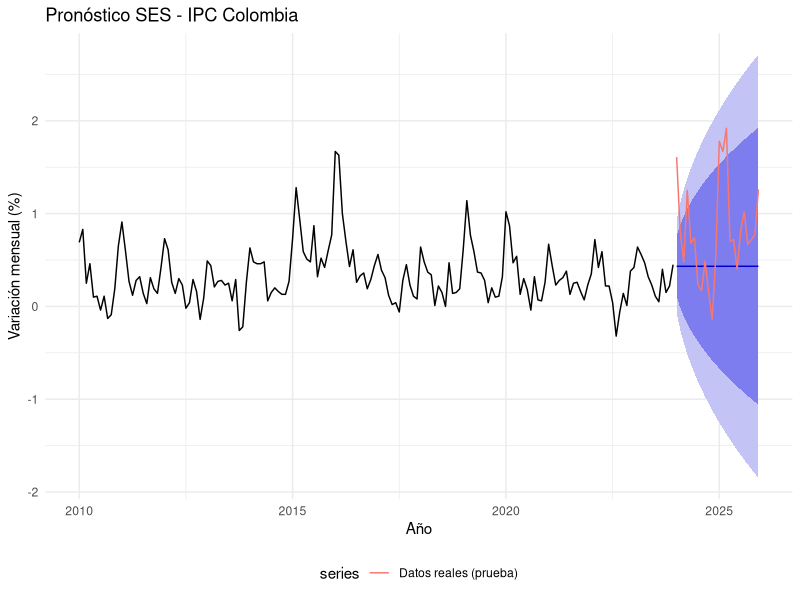
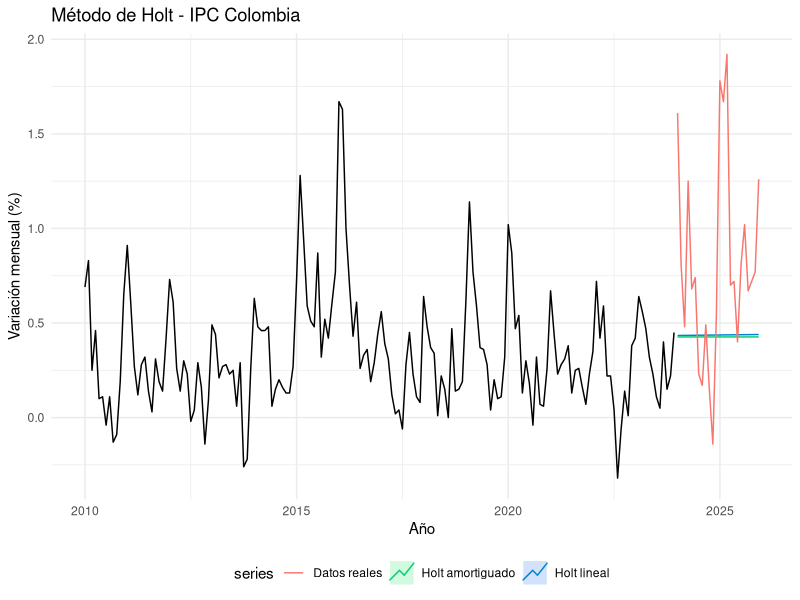
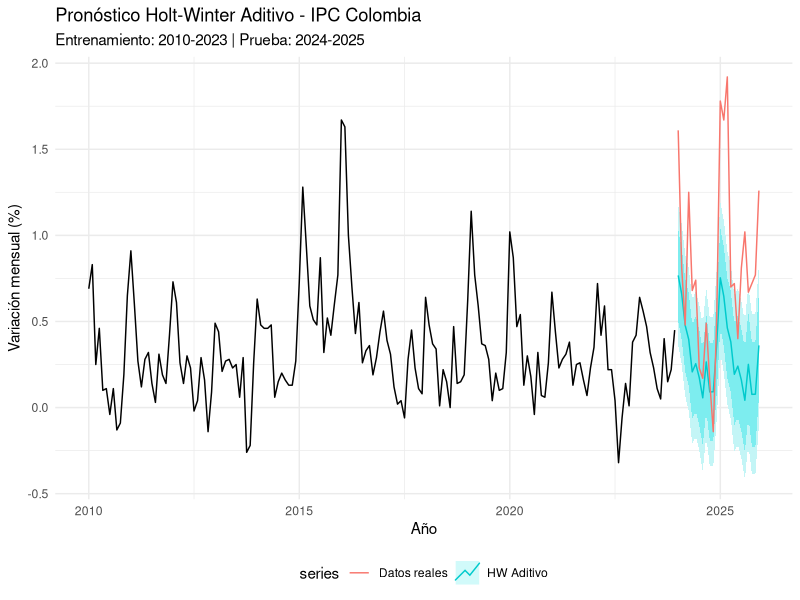

Write the R code that produced these figures, in order. (Note: this script raises an error after producing the figures.)
## ---- chunk 1
library(forecast)
library(ggplot2)
library(zoo)

# Datos: Variación mensual del IPC Colombia (2010-2025)
ipc_data <- c(
  0.69, 0.83, 0.25, 0.46, 0.10, 0.11, -0.04, 0.11, -0.13, -0.09, 0.19, 0.65,
  0.91, 0.60, 0.27, 0.12, 0.28, 0.32, 0.14, 0.03, 0.31, 0.19, 0.14, 0.42,
  0.73, 0.61, 0.26, 0.14, 0.30, 0.23, -0.02, 0.04, 0.29, 0.16, -0.14, 0.09,
  0.49, 0.44, 0.21, 0.27, 0.28, 0.23, 0.25, 0.06, 0.29, -0.26, -0.22, 0.26,
  0.63, 0.48, 0.46, 0.46, 0.48, 0.06, 0.15, 0.20, 0.16, 0.13, 0.13, 0.27,
  0.73, 1.28, 0.94, 0.59, 0.51, 0.48, 0.87, 0.32, 0.52, 0.42, 0.60, 0.77,
  1.67, 1.63, 1.00, 0.70, 0.43, 0.61, 0.26, 0.33, 0.36, 0.19, 0.29, 0.44,
  0.56, 0.39, 0.31, 0.12, 0.02, 0.04, -0.06, 0.28, 0.45, 0.23, 0.11, 0.08,
  0.64, 0.48, 0.37, 0.34, 0.01, 0.22, 0.15, 0.00, 0.47, 0.14, 0.15, 0.19,
  0.62, 1.14, 0.77, 0.59, 0.37, 0.36, 0.28, 0.04, 0.20, 0.10, 0.11, 0.32,
  1.02, 0.87, 0.47, 0.54, 0.13, 0.30, 0.18, -0.04, 0.32, 0.07, 0.06, 0.26,
  0.67, 0.44, 0.23, 0.28, 0.31, 0.38, 0.13, 0.25, 0.26, 0.16, 0.07, 0.23,
  0.35, 0.72, 0.42, 0.59, 0.22, 0.22, 0.04, -0.32, -0.06, 0.14, 0.01, 0.38,
  0.42, 0.64, 0.56, 0.47, 0.32, 0.23, 0.11, 0.05, 0.40, 0.15, 0.22, 0.45,
  1.61, 0.81, 0.48, 1.25, 0.68, 0.74, 0.23, 0.17, 0.49, 0.15, -0.14, 0.54,
  1.78, 1.67, 1.92, 0.70, 0.72, 0.40, 0.81, 1.02, 0.67, 0.72, 0.77, 1.26
)

ipc_ts <- ts(ipc_data, start = c(2010, 1), frequency = 12)
## ---- chunk 2
# Separar en entrenamiento y prueba
ipc_train <- window(ipc_ts, end = c(2023, 12))
ipc_test  <- window(ipc_ts, start = c(2024, 1))

cat("Observaciones de entrenamiento:", length(ipc_train), "\n")
cat("Observaciones de prueba:", length(ipc_test), "\n")
cat("Período de prueba: Enero 2024 - Diciembre 2025\n")
## ---- chunk 3
# Ajustar SES con optimización automática de alpha
ses_model <- ses(ipc_train, h = 24)

cat("Parámetro óptimo:\n")
cat("  alpha =", round(ses_model$model$par["alpha"], 4), "\n\n")
cat("Criterios de información:\n")
cat("  AIC  =", round(ses_model$model$aic, 2), "\n")
cat("  AICc =", round(ses_model$model$aicc, 2), "\n")
cat("  BIC  =", round(ses_model$model$bic, 2), "\n")
## ---- chunk 4
autoplot(ses_model) +
  autolayer(ipc_test, series = "Datos reales (prueba)") +
  labs(title = "Pronóstico SES - IPC Colombia",
       x = "Año", y = "Variación mensual (%)") +
  theme_minimal() +
  theme(legend.position = "bottom")
## ---- chunk 5
# Ajustar método de Holt con tendencia lineal
holt_model <- holt(ipc_train, h = 24)

cat("Parámetros óptimos:\n")
cat("  alpha =", round(holt_model$model$par["alpha"], 4), "\n")
cat("  beta  =", round(holt_model$model$par["beta"], 4), "\n\n")
cat("Criterios de información:\n")
cat("  AIC  =", round(holt_model$model$aic, 2), "\n")
cat("  AICc =", round(holt_model$model$aicc, 2), "\n")
cat("  BIC  =", round(holt_model$model$bic, 2), "\n")
## ---- chunk 6
# También probamos Holt con tendencia amortiguada (damped)
holt_damped <- holt(ipc_train, h = 24, damped = TRUE)

cat("\nHolt con tendencia amortiguada:\n")
cat("  alpha =", round(holt_damped$model$par["alpha"], 4), "\n")
cat("  beta  =", round(holt_damped$model$par["beta"], 4), "\n")
cat("  phi   =", round(holt_damped$model$par["phi"], 4), "\n")
cat("  AICc  =", round(holt_damped$model$aicc, 2), "\n")
## ---- chunk 7
autoplot(ipc_train) +
  autolayer(holt_model, series = "Holt lineal", PI = FALSE) +
  autolayer(holt_damped, series = "Holt amortiguado", PI = FALSE) +
  autolayer(ipc_test, series = "Datos reales") +
  labs(title = "Método de Holt - IPC Colombia",
       x = "Año", y = "Variación mensual (%)") +
  theme_minimal() +
  theme(legend.position = "bottom")
## ---- chunk 8
# Holt-Winter Aditivo
hw_add <- hw(ipc_train, seasonal = "additive", h = 24)

cat("=== Holt-Winter Aditivo ===\n\n")
cat("Parámetros óptimos:\n")
cat("  alpha (nivel)         =", round(hw_add$model$par["alpha"], 4), "\n")
cat("  beta  (tendencia)     =", round(hw_add$model$par["beta"], 4), "\n")
cat("  gamma (estacionalidad)=", round(hw_add$model$par["gamma"], 4), "\n\n")
cat("Criterios de información:\n")
cat("  AIC  =", round(hw_add$model$aic, 2), "\n")
cat("  AICc =", round(hw_add$model$aicc, 2), "\n")
cat("  BIC  =", round(hw_add$model$bic, 2), "\n")
## ---- chunk 9
# Holt-Winter Multiplicativo
# Nota: Requiere que todos los valores sean positivos
# Desplazamos la serie sumando una constante
ipc_train_pos <- ipc_train + abs(min(ipc_train)) + 0.5
ipc_test_pos  <- ipc_test + abs(min(ipc_train)) + 0.5

hw_mult <- hw(ipc_train_pos, seasonal = "multiplicative", h = 24)

cat("=== Holt-Winter Multiplicativo ===\n\n")
cat("Nota: Serie desplazada (+", round(abs(min(ipc_train)) + 0.5, 2), 
    ") para evitar valores negativos.\n\n")
cat("Parámetros óptimos:\n")
cat("  alpha (nivel)         =", round(hw_mult$model$par["alpha"], 4), "\n")
cat("  beta  (tendencia)     =", round(hw_mult$model$par["beta"], 4), "\n")
cat("  gamma (estacionalidad)=", round(hw_mult$model$par["gamma"], 4), "\n\n")
cat("Criterios de información:\n")
cat("  AICc =", round(hw_mult$model$aicc, 2), "\n")
## ---- chunk 10
autoplot(ipc_train) +
  autolayer(hw_add, series = "HW Aditivo", PI = TRUE) +
  autolayer(ipc_test, series = "Datos reales") +
  labs(title = "Pronóstico Holt-Winter Aditivo - IPC Colombia",
       subtitle = "Entrenamiento: 2010-2023 | Prueba: 2024-2025",
       x = "Año", y = "Variación mensual (%)") +
  theme_minimal() +
  theme(legend.position = "bottom")
## ---- chunk 11
# Holt-Winter Aditivo con tendencia amortiguada
hw_add_damped <- hw(ipc_train, seasonal = "additive", damped = TRUE, h = 24)

cat("=== Holt-Winter Aditivo Amortiguado ===\n\n")
cat("Parámetros óptimos:\n")
cat("  alpha =", round(hw_add_damped$model$par["alpha"], 4), "\n")
cat("  beta  =", round(hw_add_damped$model$par["beta"], 4), "\n")
cat("  gamma =", round(hw_add_damped$model$par["gamma"], 4), "\n")
cat("  phi   =", round(hw_add_damped$model$par["phi"], 4), "\n\n")
cat("  AICc  =", round(hw_add_damped$model$aicc, 2), "\n")
## ---- chunk 12
# Extraer y visualizar los estados del modelo
plot(hw_add$model, main = "Componentes del Modelo Holt-Winter Aditivo")
## ---- chunk 13
# Mostrar los índices estacionales
estados <- hw_add$model$states
n_estados <- nrow(estados)
seasonal_indices <- estados[n_estados, 3:14]

meses <- c("Ene", "Feb", "Mar", "Abr", "May", "Jun",
           "Jul", "Ago", "Sep", "Oct", "Nov", "Dic")

cat("Índices estacionales estimados (último ciclo):\n\n")
for (i in 1:12) {
  cat(sprintf("  %s: %+.4f\n", meses[i], seasonal_indices[i]))
}
## ---- chunk 14
barplot(as.numeric(seasonal_indices), 
        names.arg = meses,
        col = ifelse(as.numeric(seasonal_indices) > 0, "steelblue", "coral"),
        main = "Índices Estacionales - Holt-Winter Aditivo",
        ylab = "Efecto estacional (pp)",
        xlab = "Mes",
        border = NA)
abline(h = 0, lty = 2)
## ---- chunk 15
# Selección automática
ets_auto <- ets(ipc_train)

cat("Modelo seleccionado automáticamente:", ets_auto$method, "\n\n")
summary(ets_auto)
## ---- chunk 16
ets_forecast <- forecast(ets_auto, h = 24)

autoplot(ets_forecast) +
  autolayer(ipc_test, series = "Datos reales") +
  labs(title = paste("Pronóstico ETS", ets_auto$method, "- IPC Colombia"),
       x = "Año", y = "Variación mensual (%)") +
  theme_minimal() +
  theme(legend.position = "bottom")
## ---- chunk 17
# Función para calcular métricas
calcular_metricas <- function(real, pronostico, nombre) {
  error <- real - pronostico
  mae  <- mean(abs(error))
  rmse <- sqrt(mean(error^2))
  # MAPE solo si no hay ceros
  mape <- mean(abs(error / real)) * 100
  mape <- ifelse(any(real == 0), NA, mape)
  
  data.frame(
    Modelo = nombre,
    MAE    = round(mae, 4),
    RMSE   = round(rmse, 4),
    MAPE   = round(mape, 2)
  )
}

# Calcular métricas para cada modelo
metricas <- rbind(
  calcular_metricas(ipc_test, ses_model$mean, "SES"),
  calcular_metricas(ipc_test, holt_model$mean, "Holt Lineal"),
  calcular_metricas(ipc_test, holt_damped$mean, "Holt Amortiguado"),
  calcular_metricas(ipc_test, hw_add$mean, "HW Aditivo"),
  calcular_metricas(ipc_test, hw_add_damped$mean, "HW Aditivo Amortiguado"),
  calcular_metricas(ipc_test, ets_forecast$mean, paste("ETS", ets_auto$method))
)

knitr::kable(metricas, 
             caption = "Comparación de métricas de error en el conjunto de prueba (2024-2025)",
             align = "lcccc")
## ---- chunk 18
barplot(metricas$RMSE, 
        names.arg = metricas$Modelo,
        col = "steelblue",
        main = "RMSE por Modelo - Conjunto de Prueba",
        ylab = "RMSE",
        las = 2,
        cex.names = 0.8,
        border = NA)
## ---- chunk 19
checkresiduals(hw_add$model)
## ---- chunk 20
# Prueba de Ljung-Box para autocorrelación de residuos
lb_test <- Box.test(residuals(hw_add$model), lag = 24, type = "Ljung-Box")
cat("Prueba de Ljung-Box (H0: residuos no autocorrelacionados):\n")
cat("  Estadístico:", round(lb_test$statistic, 4), "\n")
cat("  p-valor:", round(lb_test$p.value, 4), "\n")
cat("  Conclusión:", ifelse(lb_test$p.value > 0.05, 
    "No se rechaza H0: residuos sin autocorrelación significativa.",
    "Se rechaza H0: existe autocorrelación residual."), "\n\n")

# Prueba de normalidad de Shapiro-Wilk
sw_test <- shapiro.test(residuals(hw_add$model))
cat("Prueba de Shapiro-Wilk (H0: residuos normales):\n")
cat("  Estadístico W:", round(sw_test$statistic, 4), "\n")
cat("  p-valor:", round(sw_test$p.value, 4), "\n")
cat("  Conclusión:", ifelse(sw_test$p.value > 0.05,
    "No se rechaza H0: residuos normalmente distribuidos.",
    "Se rechaza H0: residuos no normales (esto no invalida el modelo, pero\n                 afecta los intervalos de confianza del pronóstico)."), "\n")
## ---- chunk 21
# Reajustar con TODA la serie (2010-2025) para el pronóstico final
hw_final <- hw(ipc_ts, seasonal = "additive", damped = TRUE, h = 12)

cat("=== Pronóstico Holt-Winter para 2026 ===\n\n")

pronostico_df <- data.frame(
  Mes = meses,
  Pronostico = round(hw_final$mean, 3),
  Lo80 = round(hw_final$lower[,1], 3),
  Hi80 = round(hw_final$upper[,1], 3),
  Lo95 = round(hw_final$lower[,2], 3),
  Hi95 = round(hw_final$upper[,2], 3)
)

knitr::kable(pronostico_df,
             col.names = c("Mes", "Pronóstico", "LI 80%", "LS 80%", "LI 95%", "LS 95%"),
             caption = "Pronóstico mensual del IPC para 2026 con intervalos de confianza")
## ---- chunk 22
autoplot(hw_final) +
  labs(title = "Pronóstico Holt-Winter - IPC Colombia 2026",
       subtitle = "Modelo aditivo con tendencia amortiguada",
       x = "Año", y = "Variación mensual (%)") +
  theme_minimal()
## ---- chunk 23
# Zoom en los últimos años + pronóstico
autoplot(window(ipc_ts, start = c(2022, 1))) +
  autolayer(hw_final, series = "Pronóstico HW") +
  labs(title = "Pronóstico 2026 en contexto - IPC Colombia",
       x = "Año", y = "Variación mensual (%)") +
  theme_minimal() +
  theme(legend.position = "bottom")
